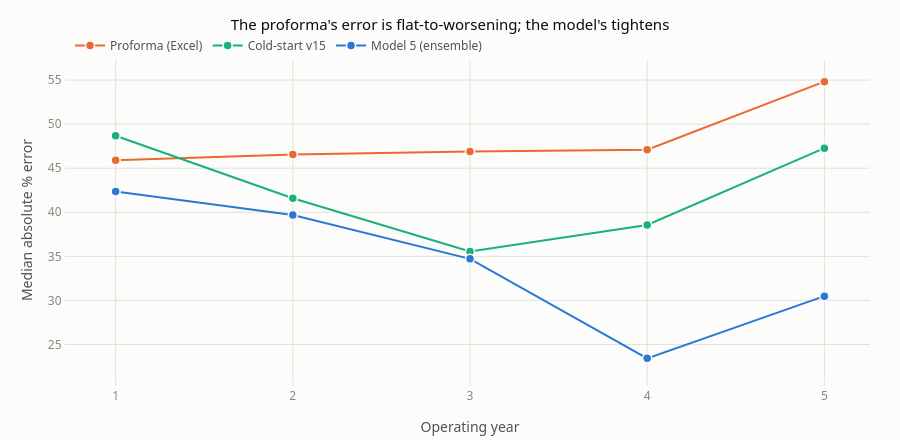

Here is the notebook cell this chart was saved with:
### Markdown cell above
## 2.2 Does the projection get better as the site matures?

The proforma exists to underwrite years 4-5, when the debt is being serviced. So the error in those
years matters more than the error in year 1.

### Code cell
by = pf.by_year(pdf, full_years_only=True)

fig = go.Figure()
for key, label, _, _, _ in pf.FORECASTERS:
    g = by[by.key == key]
    fig.add_scatter(x=g.year, y=g.mdape, mode="lines+markers", name=label,
                    line=dict(color=FCOLOR[key], width=2),
                    marker=dict(size=9, line=dict(width=1.5, color=SURFACE)),
                    customdata=g[["n"]],
                    hovertemplate=f"<b>{label}</b><br>year %{{x}}<br>%{{y:.1f}}% error<br>"
                                  "n = %{customdata[0]}<extra></extra>")
fig.update_layout(title="The proforma's error is flat-to-worsening; the model's tightens",
                  xaxis_title="Operating year", yaxis_title="Median absolute % error",
                  height=440, xaxis=dict(dtick=1),
                  legend=dict(orientation="h", yanchor="bottom", y=1.0, x=0))
fig.show()

print(by.pivot(index="year", columns="forecaster", values="mdape").round(1).to_string())
print()
print(by.pivot(index="year", columns="forecaster", values="bias").round(2).to_string())

### Figure 1 — Plotly figure (JSON) as saved in the notebook; plotly's stock layout.template omitted (floating-point values rounded to 4 significant figures)
{"data": [{"customdata": [[63], [66], [50], [28], [20]], "hovertemplate": "<b>Proforma (Excel)</b><br>year %{x}<br>%{y:.1f}% error<br>n = %{customdata[0]}<extra></extra>", "line": {"color": "#eb6834", "width": 2}, "marker": {"line": {"color": "#fcfcfb", "width": 1.5}, "size": 9}, "mode": "lines+markers", "name": "Proforma (Excel)", "type": "scatter", "x": [1, 2, 3, 4, 5], "y": [45.9, 46.56, 46.88, 47.11, 54.82]}, {"customdata": [[63], [66], [50], [28], [20]], "hovertemplate": "<b>Cold-start v15</b><br>year %{x}<br>%{y:.1f}% error<br>n = %{customdata[0]}<extra></extra>", "line": {"color": "#1baf7a", "width": 2}, "marker": {"line": {"color": "#fcfcfb", "width": 1.5}, "size": 9}, "mode": "lines+markers", "name": "Cold-start v15", "type": "scatter", "x": [1, 2, 3, 4, 5], "y": [48.68, 41.6, 35.56, 38.56, 47.27]}, {"customdata": [[63], [66], [50], [28], [20]], "hovertemplate": "<b>Model 5 (ensemble)</b><br>year %{x}<br>%{y:.1f}% error<br>n = %{customdata[0]}<extra></extra>", "line": {"color": "#2a78d6", "width": 2}, "marker": {"line": {"color": "#fcfcfb", "width": 1.5}, "size": 9}, "mode": "lines+markers", "name": "Model 5 (ensemble)", "type": "scatter", "x": [1, 2, 3, 4, 5], "y": [42.37, 39.68, 34.71, 23.42, 30.48]}], "layout": {"height": 440, "legend": {"orientation": "h", "x": 0, "y": 1.0, "yanchor": "bottom"}, "title": {"text": "The proforma's error is flat-to-worsening; the model's tightens"}, "xaxis": {"dtick": 1, "title": {"text": "Operating year"}}, "yaxis": {"title": {"text": "Median absolute % error"}}}}
